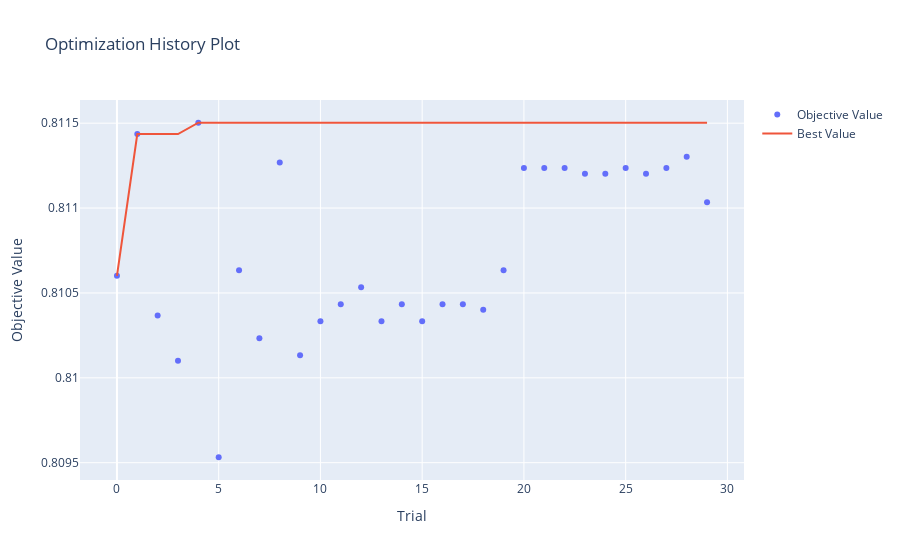

The cell this chart's notebook holds for it:
### Code cell
vis.plot_optimization_history(study)

### Figure 1 — Plotly figure (JSON) as saved in the notebook; plotly's stock layout.template omitted (floating-point values rounded to 4 significant figures)
{"data": [{"mode": "markers", "name": "Objective Value", "type": "scatter", "x": [0, 1, 2, 3, 4, 5, 6, 7, 8, 9, 10, 11, 12, 13, 14, 15, 16, 17, 18, 19, 20, 21, 22, 23, 24, 25, 26, 27, 28, 29], "y": [0.8106, 0.8114, 0.8104, 0.8101, 0.8115, 0.8095, 0.8106, 0.8102, 0.8113, 0.8101, 0.8103, 0.8104, 0.8105, 0.8103, 0.8104, 0.8103, 0.8104, 0.8104, 0.8104, 0.8106, 0.8112, 0.8112, 0.8112, 0.8112, 0.8112, 0.8112, 0.8112, 0.8112, 0.8113, 0.811]}, {"mode": "lines", "name": "Best Value", "type": "scatter", "x": [0, 1, 2, 3, 4, 5, 6, 7, 8, 9, 10, 11, 12, 13, 14, 15, 16, 17, 18, 19, 20, 21, 22, 23, 24, 25, 26, 27, 28, 29], "y": [0.8106, 0.8114, 0.8114, 0.8114, 0.8115, 0.8115, 0.8115, 0.8115, 0.8115, 0.8115, 0.8115, 0.8115, 0.8115, 0.8115, 0.8115, 0.8115, 0.8115, 0.8115, 0.8115, 0.8115, 0.8115, 0.8115, 0.8115, 0.8115, 0.8115, 0.8115, 0.8115, 0.8115, 0.8115, 0.8115]}, {"marker": {"color": "#cccccc"}, "mode": "markers", "name": "Infeasible Trial", "showlegend": false, "type": "scatter", "x": [], "y": []}], "layout": {"title": {"text": "Optimization History Plot"}, "xaxis": {"title": {"text": "Trial"}}, "yaxis": {"title": {"text": "Objective Value"}}}}
